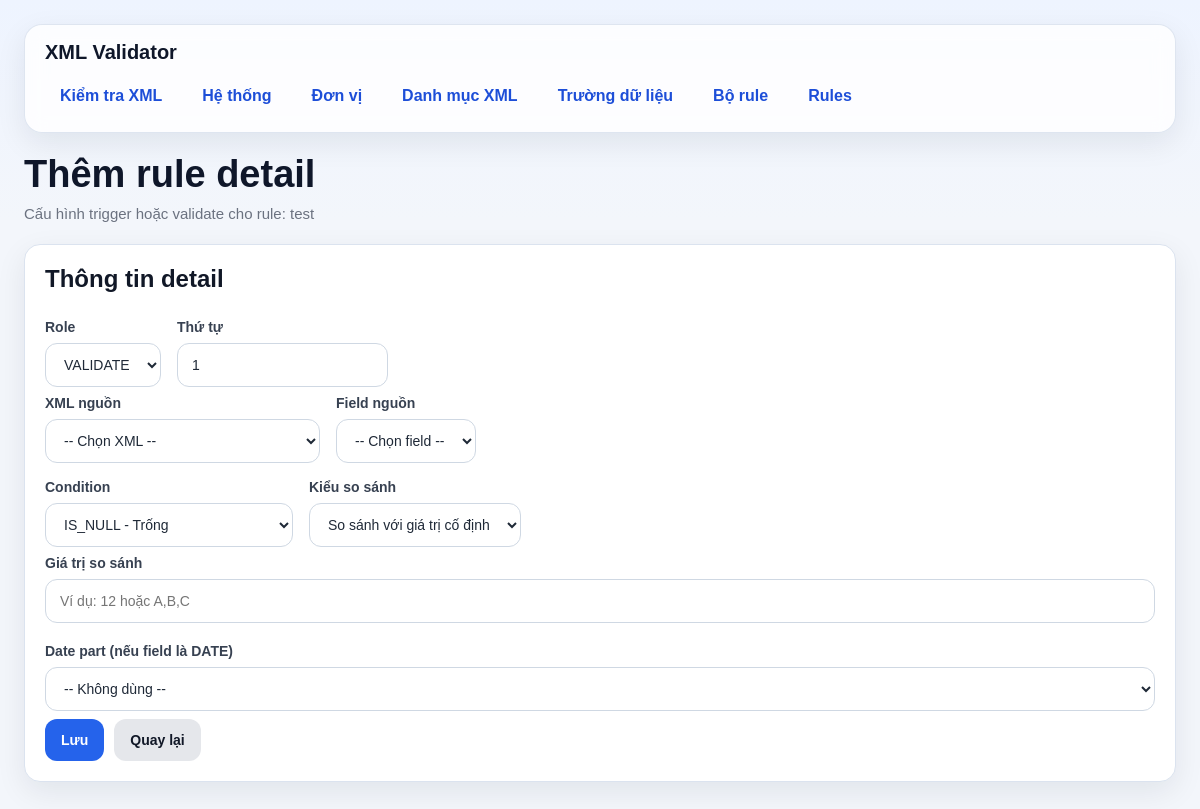
/rules/1/details/create, run on an earlier commit of the app's database.
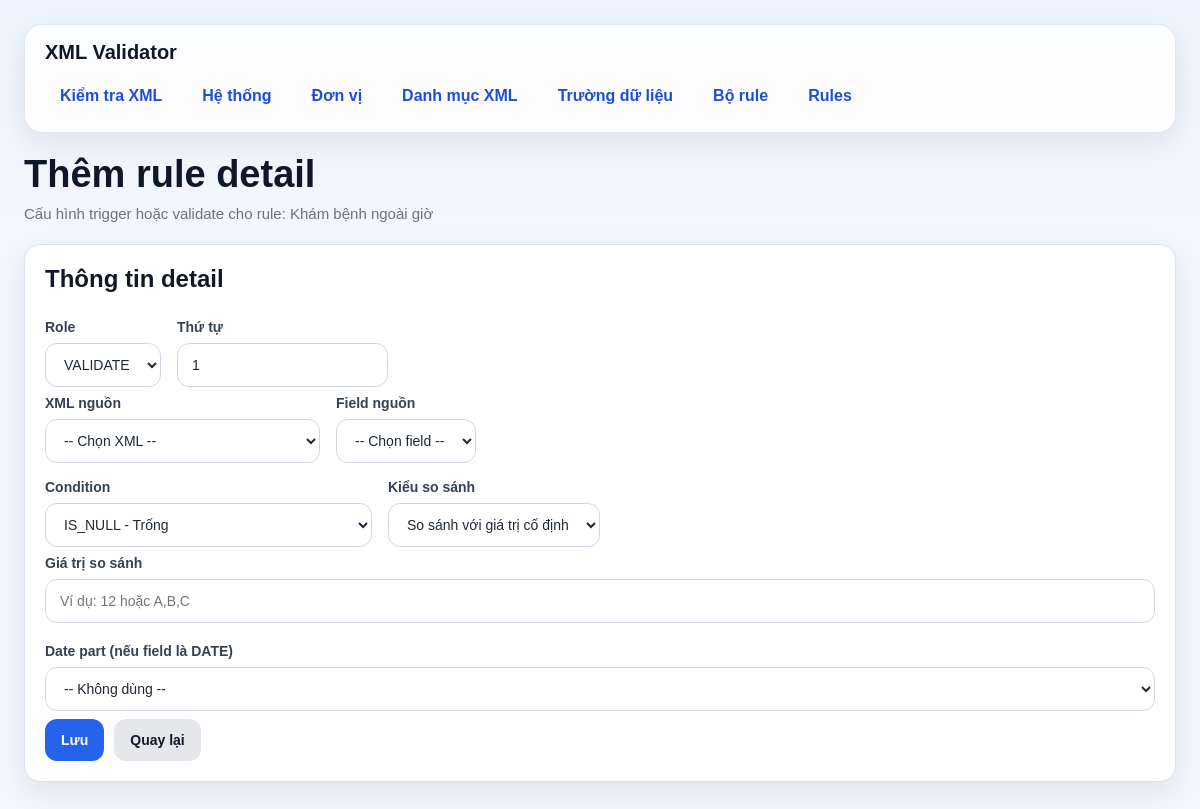
And on a later commit of the database.
### models/rule_model.py (models this page shows, shortened)
class Rule(db.Model):
    __tablename__ = "rule"
    id = db.Column(db.Integer, primary_key=True)
    bo_rule_id = db.Column(db.Integer, db.ForeignKey("bo_rule.id"), nullable=False)
    ten_rule = db.Column(db.String(255), nullable=False)
    thong_bao = db.Column(db.String(500), nullable=False)
    severity = db.Column(db.String(50), nullable=False, default="WARNING")
    is_active = db.Column(db.Boolean, nullable=False, default=True)
    bo_rule = db.relationship("BoRule", backref="rules")

### routes/rule_routes.py (the view, shortened to what this page needs)
@rule_bp.route("/<int:rule_id>/details/create", methods=["GET", "POST"])
def create_rule_detail(rule_id):
    rule = Rule.query.get_or_404(rule_id)
    xmls = DanhMucXml.query.order_by(DanhMucXml.id.asc()).all()
    conditions = DanhMucDieuKien.query.order_by(DanhMucDieuKien.id.asc()).all()
    selected_xml_id = (request.form.get("xml_id") or "").strip()
    compare_xml_id = (request.form.get("compare_xml_id") or "").strip()
    selected_xml_id_int = to_int_or_none(selected_xml_id)
    compare_xml_id_int = to_int_or_none(compare_xml_id)
    fields = []
    compare_fields = []
    error = None
    return render_template(
        "rule_detail_form.html",
        rule=rule,
        item=None,
        xmls=xmls,
        fields=fields,
        compare_fields=compare_fields,
        conditions=conditions,
        selected_xml_id=selected_xml_id,
        compare_xml_id=compare_xml_id,
        error=error
    )

### routes/rule_routes.py (called while the page is built)
def to_int_or_none(value):
    value = (value or "").strip()
    return int(value) if value else None

### templates/rule_detail_form.html (shortened to what this page needs)
{% extends "base.html" %}
{% block content %}
<div class="page-header">
    <h1 class="page-title">{% if item %}Sửa{% else %}Thêm{% endif %} rule detail</h1>
    <div class="page-subtitle">Cấu hình trigger hoặc validate cho rule: {{ rule.ten_rule }}</div>
</div>
<div class="card">
    <h2 class="card-title">Thông tin detail</h2>
    <form method="POST" id="rule-detail-form">
        <div class="grid">
            <div class="col-6">
                <label>Role</label>
                <select name="condition_role" required>
                    <option value="VALIDATE" {% if not item or item.condition_role=='VALIDATE' %}selected{% endif %}>VALIDATE</option>
                </select>
            </div>
            <div class="col-6">
                <label>Thứ tự</label>
                <input type="text" name="sort_order" value="{{ item.sort_order if item else '1' }}" placeholder="1">
            </div>
        </div>
        <div class="grid">
            <div class="col-6">
                <label>XML nguồn</label>
                <select name="xml_id" id="xml_id" required>
                    <option value="">-- Chọn XML --</option>
                </select>
            </div>
            <div class="col-6">
                <label>Field nguồn</label>
                <select name="field_id" id="field_id" required>
                    <option value="">-- Chọn field --</option>
                </select>
            </div>
        </div>
        <div class="grid">
            <div class="col-6">
                <label>Condition</label>
                <select name="condition_id" id="condition_id" required>
                    {% for c in conditions %}
                    <option
                        value="{{ c.id }}"
                        data-code="{{ c.ma_dieu_kien }}"
                        {% if item and item.condition_id==c.id %}selected{% endif %}>
                        {{ c.ma_dieu_kien }} - {{ c.ten_dieu_kien }}
                    </option>
                    {% endfor %}
                </select>
            </div>
            <div class="col-6">
                <label>Kiểu so sánh</label>
                <select name="compare_mode" id="compare_mode">
                    <option value="VALUE" {% if not item or item.compare_mode=='VALUE' %}selected{% endif %}>So sánh với giá trị cố định</option>
                </select>
            </div>
        </div>
        <div class="grid" id="value_compare_group">
            <div class="col-12">
                <label>Giá trị so sánh</label>
                <input
                    type="text"
                    name="gia_tri"
                    id="gia_tri"
                    value="{{ item.gia_tri if item and item.gia_tri else '' }}"
                    placeholder="Ví dụ: 12 hoặc A,B,C">
                <div class="form-group" style="margin-top:12px;">
                    <label>Date part (nếu field là DATE)</label>
                    <select name="date_part" id="date_part" class="form-control">
                        <option value="">-- Không dùng --</option>
                    </select>
                </div>
            </div>
        </div>
        <div class="actions">
            <button type="submit" class="btn btn-primary">Lưu</button>
            <a href="/rules/{{ rule.id }}/details" class="btn btn-secondary">Quay lại</a>
        </div>
    </form>
</div>
{% endblock %}

What changed in the data, as far as the page shows it:
changed Rule: ten_rule "test" → "Khám bệnh ngoài giờ"
